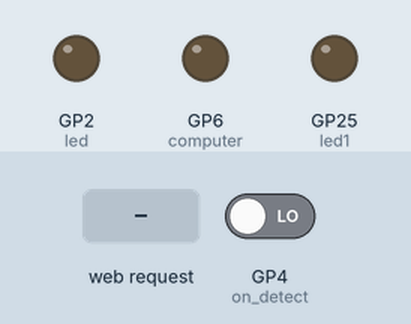
This program was run on a simulated Raspberry Pi Pico running MicroPython. Parts: output pins drawn as LEDs (lit = HIGH). The test bench sets the inputs (shaded band); at power-on: GP4 (on_detect) LOW. WiFi joins after 1.5 s; what the program prints to the serial console is not drawn.

Above: at 0.1 s.
At 6.7 s:
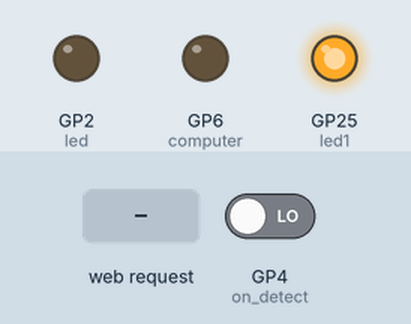
6.8 s: HTTP request GET /led_on received
At 7.3 s:
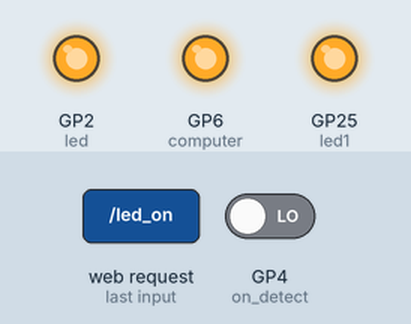
9.8 s: HTTP request GET /led_off received
11.3 s: HTTP request GET / received
Timing chart, 0 to 14.3 s (numbered marks = the images above; inputs shaded):
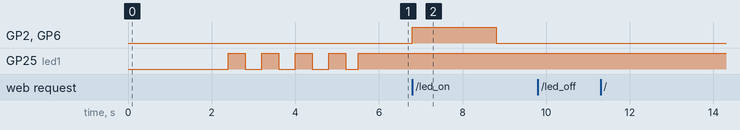

The program:

connection.py
```python
try:
  import usocket as socket
except:
  import socket

from machine import Pin
import network
import utime
from startup import timer

led1 = Pin("LED", Pin.OUT)

import gc
gc.collect()

#---------------------------CHANGE THIS--------------------------------------

ssid = 'ssid'
password = 'pwd'

#----------------------------------------------------------------------------

station = network.WLAN(network.STA_IF)

station.active(True)
station.connect(ssid, password)

while station.isconnected() == False:
  pass

print('Connection successful')
print(station.ifconfig())
led1.on()
timer.deinit()

led = Pin(2, Pin.OUT)
computer = Pin(6, Pin.OUT)

def web_page():
    html = """<html>

<head>
    <meta name="viewport" content="width=device-width, initial-scale=1">
    <link rel="stylesheet" href="https://use.fontawesome.com/releases/v5.7.2/css/all.css"
     integrity="sha384-fnmOCqbTlWIlj8LyTjo7mOUStjsKC4pOpQbqyi7RrhN7udi9RwhKkMHpvLbHG9Sr" crossorigin="anonymous">
    <style>
        html {
            font-family: Arial;
            display: inline-block;
            margin: 0px auto;
            text-align: center;
        }

        .button {
            background-color: #ce1b0e;
            border: none;
            color: white;
            padding: 16px 40px;
            text-align: center;
            text-decoration: none;
            display: inline-block;
            font-size: 16px;
            margin: 4px 2px;
            cursor: pointer;
        }

        .button1 {
            background-color: #000000;
        }
    </style>
</head>

<body>
    <h2>Raspberry Pi Pico Remote Computer Power Switch</h2>
    <p>Computer state: <strong>""" + computer_state + """</strong></p>
    <p>
        <i class="fas fa-lightbulb fa-3x" style="color:#c81919;"></i>
        <a href=\"led_on\"><button class="button">Computer ON/OFF</button></a>
    </p>
</body>

</html>"""
    return html


s = socket.socket(socket.AF_INET, socket.SOCK_STREAM)
s.bind(('', 80))
s.listen(5)

while True:
    try:
        on_detect = Pin(4, Pin.IN)
        if on_detect.value() == 1:
            print("--------------------DETECTED-------------------------")
            computer_state = "ON"
            web_page()
        elif on_detect.value() == 0:
            computer_state = "OFF"
        conn, addr = s.accept()
        conn.settimeout(3.0)
        print('Received HTTP GET connection request from %s' % str(addr))
        request = conn.recv(1024)
        conn.settimeout(None)
        request = str(request)
        print('GET Rquest Content = %s' % request)
        led_on = request.find('/led_on')
        led_off = request.find('/led_off')
        if led_on == 6:
            print('----------------COMPUTER POWER BUTTON----------------')
            led.on()
            computer.on()
            utime.sleep(2)
            led.off()
            computer.off()
        response = web_page()
        conn.send('HTTP/1.1 200 OK\n')
        conn.send('Content-Type: text/html\n')
        conn.send('Connection: close\n\n')
        conn.sendall(response)
        conn.close()
    except OSError as e:
        conn.close()
        print('Connection closed')
```

startup.py
```python
from machine import Pin, Timer
import utime

print("------------------------------------")
print("          REMOTE PC BOOTER          ")
print("          CREATED BY ALLEN          ")
print("               1.0.0                ")
print("------------------------------------")

utime.sleep(2)

print("System Starting")

led1 = Pin("LED", Pin.OUT)
timer = Timer()

def blink(timer):
    led1.toggle()

timer.init(freq=2.5, mode=Timer.PERIODIC, callback=blink)

utime.sleep(2)
```

Measured:
- after the input at 6.8 s, GP2 (led), GP6 (computer): LOW → HIGH at once, → LOW 2.0 s later
- after the input at 9.8 s, every drawn part: stays the same
- after the input at 11.3 s, every drawn part: stays the same
